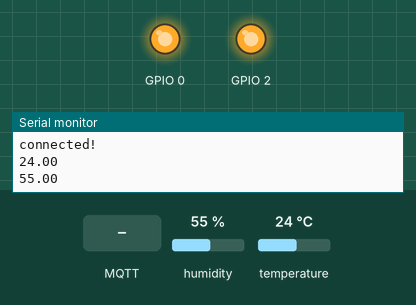
Recording of a sketch running on a simulated ESP8266 (NodeMCU). Parts: output pins drawn as LEDs (lit = HIGH), the last lines printed to the serial monitor. Inputs (shaded band) come from the test bench; at power-on: humidity 55 %, temperature 24 °C. WiFi joins after 1.5 s; servers stay silent unless stated; no MQTT or app messages arrive unless stated.

Above: at 4.7 s.
4.8 s: MQTT message "1" arrives on the first subscribed topic
At 5.7 s:
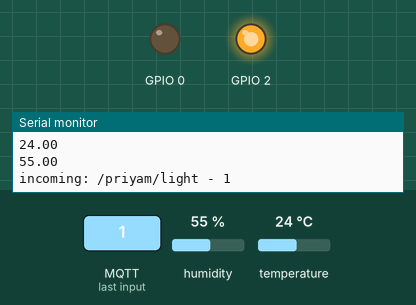
6.3 s: MQTT message "1" arrives on the second subscribed topic
At 6.8 s:
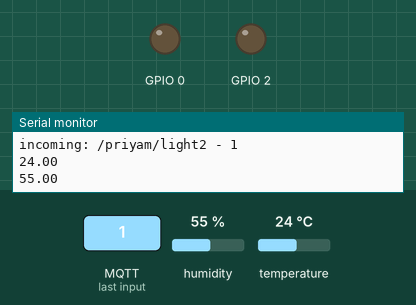
7.8 s: MQTT message "0" arrives on the first subscribed topic
At 8.6 s:
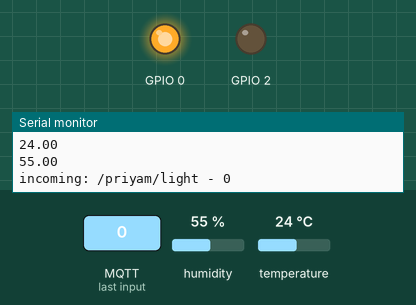
9.3 s: MQTT message "0" arrives on the second subscribed topic
At 10.5 s:
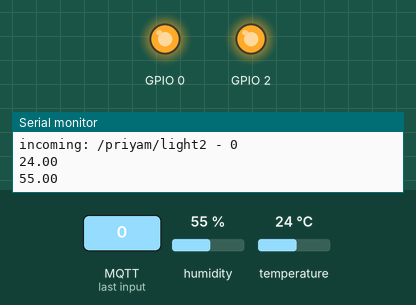
Timing chart, 0 to 11.8 s (numbered marks = the images above; inputs shaded):
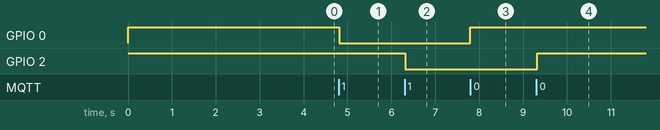

Measured:
- after the input at 4.8 s, GPIO 0: HIGH → LOW at once
- after the input at 6.3 s, GPIO 2: HIGH → LOW at once
- after the input at 7.8 s, GPIO 0: LOW → HIGH at once
- after the input at 9.3 s, GPIO 2: LOW → HIGH at once

The sketch:

final_has.ino
```cpp
#include <dht.h>
#include <ESP8266WiFi.h>
#include <MQTTClient.h>


const char* ssid     = "Agarwal's";
const char* password = "1501051136";

WiFiClient WiFiclient;
MQTTClient client;
dht DHT;

unsigned long lastMillis = 0;


void setup() {
  pinMode(2, OUTPUT);
  pinMode(0,OUTPUT);
  digitalWrite(2, HIGH);
  digitalWrite(0, HIGH);
 Serial.begin(115200);
 delay(10);
 Serial.println();
 Serial.println();
 Serial.print("Connecting to ");
 Serial.println(ssid);

 WiFi.begin(ssid, password);
 while (WiFi.status() != WL_CONNECTED) {
   delay(500);
   Serial.print(".");
 }

 Serial.println("");
 Serial.println("WiFi connected");
 Serial.println("IP address: ");
 Serial.println(WiFi.localIP());
 delay(2000);

 Serial.print("connecting to MQTT broker...");
 client.begin("bitvolt.tk", WiFiclient);
 connect();
 client.onMessage(messageReceived);
}

void connect() {
 while (!client.connect("nodemcu 1", "priyam", "priyam")) {
   Serial.print(".");
 }

 Serial.println("\nconnected!");
 client.subscribe("/priyam/light", 1);
 client.subscribe("/priyam/light2", 1);
}

void loop() {
 int chk = DHT.read11(13);
 double temp = DHT.temperature;
 double humidity = DHT.humidity;


 client.loop();
 if(!client.connected())
 {
   connect();
 }

if(millis() - lastMillis > 3000)
{
   lastMillis = millis();
   client.publish("/priyam/temp", (String)temp, false, 1);
  Serial.println(temp);
  delay(200);
   client.publish("/priyam/humidity", (String)humidity, false, 1);
   Serial.println(humidity);
 }


}

void messageReceived(String &topic, String &payload) {
  Serial.println("incoming: " + topic + " - " + payload);
  if(topic=="/priyam/light"&&payload=="0")
  digitalWrite(0,HIGH);
  else if(topic=="/priyam/light"&&payload=="1")
  digitalWrite(0,LOW);
  else if(topic=="/priyam/light2"&&payload=="0")
  digitalWrite(2,HIGH);
  else if(topic=="/priyam/light2"&&payload=="1")
  digitalWrite(2,LOW);
  else
  Serial.println("Invalid payload");
}
```
